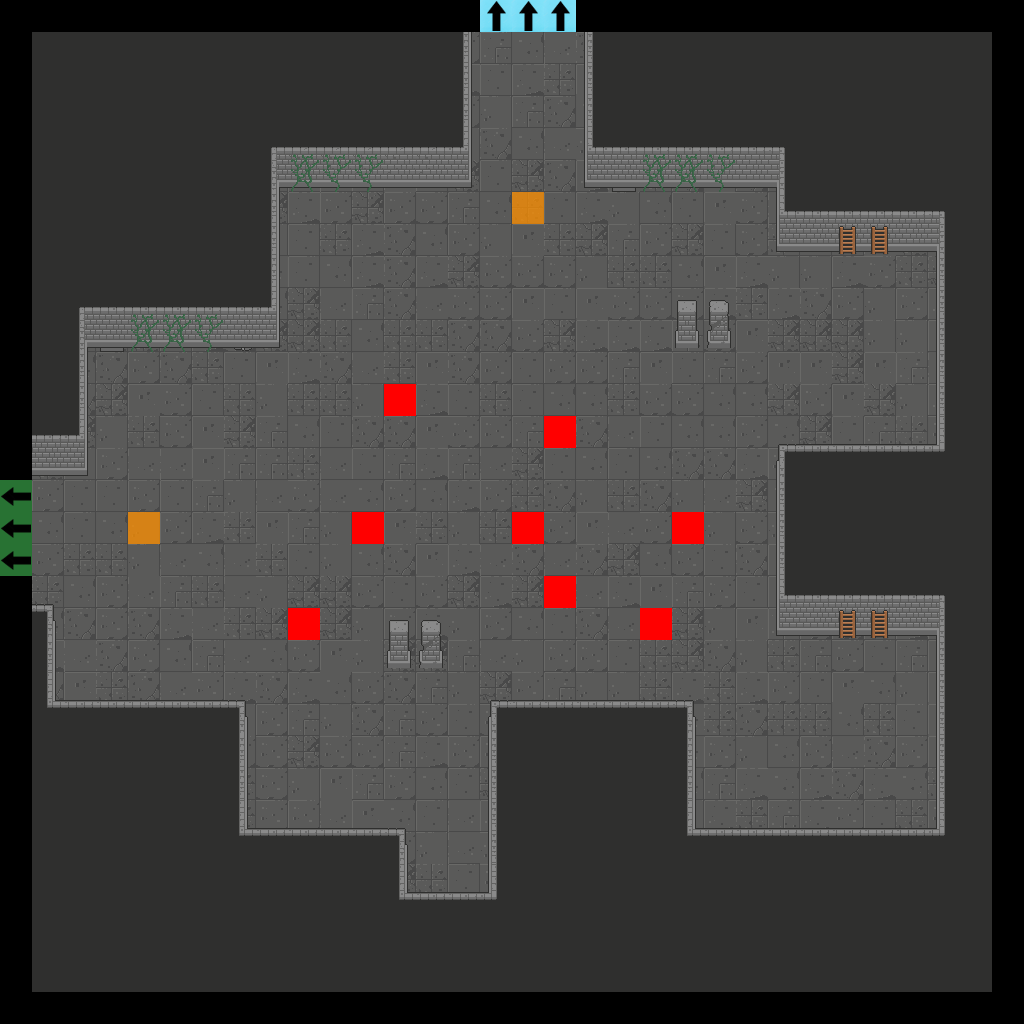

Tiled map render using the project's own tile images. Description and the map definition, with tile-layer contents summarised, below:
An orthogonal 32x32 tile map with 32x32 px tiles, 7 tile layers (Floor, Walls, Doors, Pillars, ...), 2 tilesets.

<map version="1.2" tiledversion="2019.04.18" orientation="orthogonal" renderorder="right-down" width="32" height="32" tilewidth="32" tileheight="32" infinite="0" nextlayerid="22" nextobjectid="1">
 <tileset firstgid="1" source="Dungeon_Tileset_2.tsx" />
 <tileset firstgid="321" source="flags.tsx" />
 <layer id="15" name="Floor" width="32" height="32">
  <data>[1024 cells, 900 non-empty, 12 distinct tile ids]</data>
 </layer>
 <layer id="16" name="Walls" width="32" height="32">
  <data>[1024 cells, 505 non-empty, 32 distinct tile ids]</data>
 </layer>
 <layer id="17" name="Doors" width="32" height="32">
  <data>[1024 cells, 20 non-empty, 2 distinct tile ids]</data>
 </layer>
 <layer id="18" name="Pillars" width="32" height="32">
  <data>[1024 cells, 8 non-empty, 4 distinct tile ids]</data>
 </layer>
 <layer id="19" name="Candles" width="32" height="32">
  <data>[1024 cells, 0 non-empty, 0 distinct tile ids]</data>
 </layer>
 <layer id="20" name="Debris" width="32" height="32">
  <data>[1024 cells, 22 non-empty, 5 distinct tile ids]</data>
 </layer>
 <layer id="21" name="Flags" width="32" height="32">
  <data>[1024 cells, 16 non-empty, 4 distinct tile ids]</data>
 </layer>
</map>
